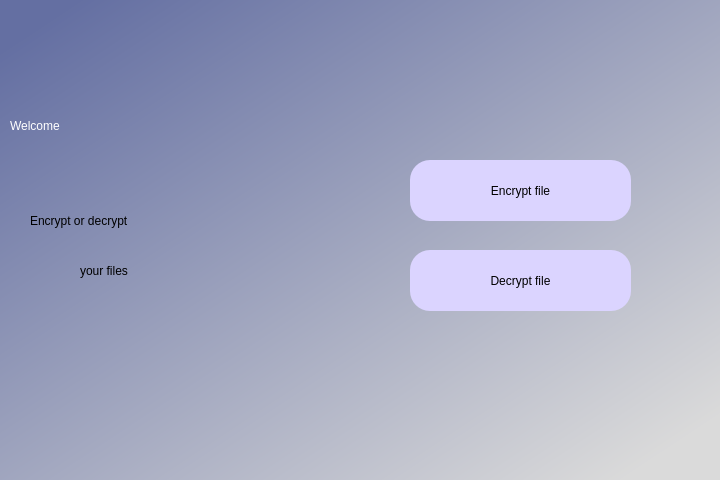
<?xml version="1.0" encoding="UTF-8"?>
<ui version="4.0">
 <class>Dialog</class>
 <widget class="QDialog" name="Dialog">
  <property name="geometry">
   <rect>
    <x>0</x>
    <y>0</y>
    <width>720</width>
    <height>480</height>
   </rect>
  </property>
  <property name="windowTitle">
   <string>File Encrypter/Decrypter</string>
  </property>
  <widget class="QWidget" name="widget" native="true">
   <property name="geometry">
    <rect>
     <x>0</x>
     <y>0</y>
     <width>721</width>
     <height>481</height>
    </rect>
   </property>
   <property name="styleSheet">
    <string notr="true">QWidget#widget{
background-color:qlineargradient(spread:pad, x1:0.051, y1:0.0568182, x2:0.926136, y2:0.938, stop:0 rgba(100, 111, 162, 255), stop:1 rgba(218, 218, 218, 255))}</string>
   </property>
   <widget class="QLabel" name="label">
    <property name="geometry">
     <rect>
      <x>10</x>
      <y>50</y>
      <width>311</width>
      <height>151</height>
     </rect>
    </property>
    <property name="styleSheet">
     <string notr="true">color: rgb(255, 255, 255);
font: 54pt &quot;MS Shell Dlg 2&quot;;</string>
    </property>
    <property name="text">
     <string>Welcome</string>
    </property>
   </widget>
   <widget class="QLabel" name="label_2">
    <property name="geometry">
     <rect>
      <x>30</x>
      <y>180</y>
      <width>241</width>
      <height>81</height>
     </rect>
    </property>
    <property name="styleSheet">
     <string notr="true">font: 22pt &quot;MS Shell Dlg 2&quot;;
color:rgb(0, 0, 0);</string>
    </property>
    <property name="text">
     <string>Encrypt or decrypt</string>
    </property>
   </widget>
   <widget class="QLabel" name="label_3">
    <property name="geometry">
     <rect>
      <x>80</x>
      <y>230</y>
      <width>161</width>
      <height>81</height>
     </rect>
    </property>
    <property name="styleSheet">
     <string notr="true">color:rgb(0, 0, 0);
font: 22pt &quot;MS Shell Dlg 2&quot;;</string>
    </property>
    <property name="text">
     <string>your files</string>
    </property>
   </widget>
   <widget class="QPushButton" name="ecrypt_button">
    <property name="geometry">
     <rect>
      <x>410</x>
      <y>160</y>
      <width>221</width>
      <height>61</height>
     </rect>
    </property>
    <property name="styleSheet">
     <string notr="true">border-radius:20px;
background-color: rgb(219, 212, 255);
font: 16pt &quot;MS Shell Dlg 2&quot;;</string>
    </property>
    <property name="text">
     <string>Encrypt file</string>
    </property>
   </widget>
   <widget class="QPushButton" name="decrypt_button">
    <property name="geometry">
     <rect>
      <x>410</x>
      <y>250</y>
      <width>221</width>
      <height>61</height>
     </rect>
    </property>
    <property name="styleSheet">
     <string notr="true">border-radius:20px;
font: 16pt &quot;MS Shell Dlg 2&quot;;
background-color: rgb(219, 212, 255);</string>
    </property>
    <property name="text">
     <string>Decrypt file</string>
    </property>
   </widget>
  </widget>
 </widget>
 <resources/>
 <connections/>
</ui>
